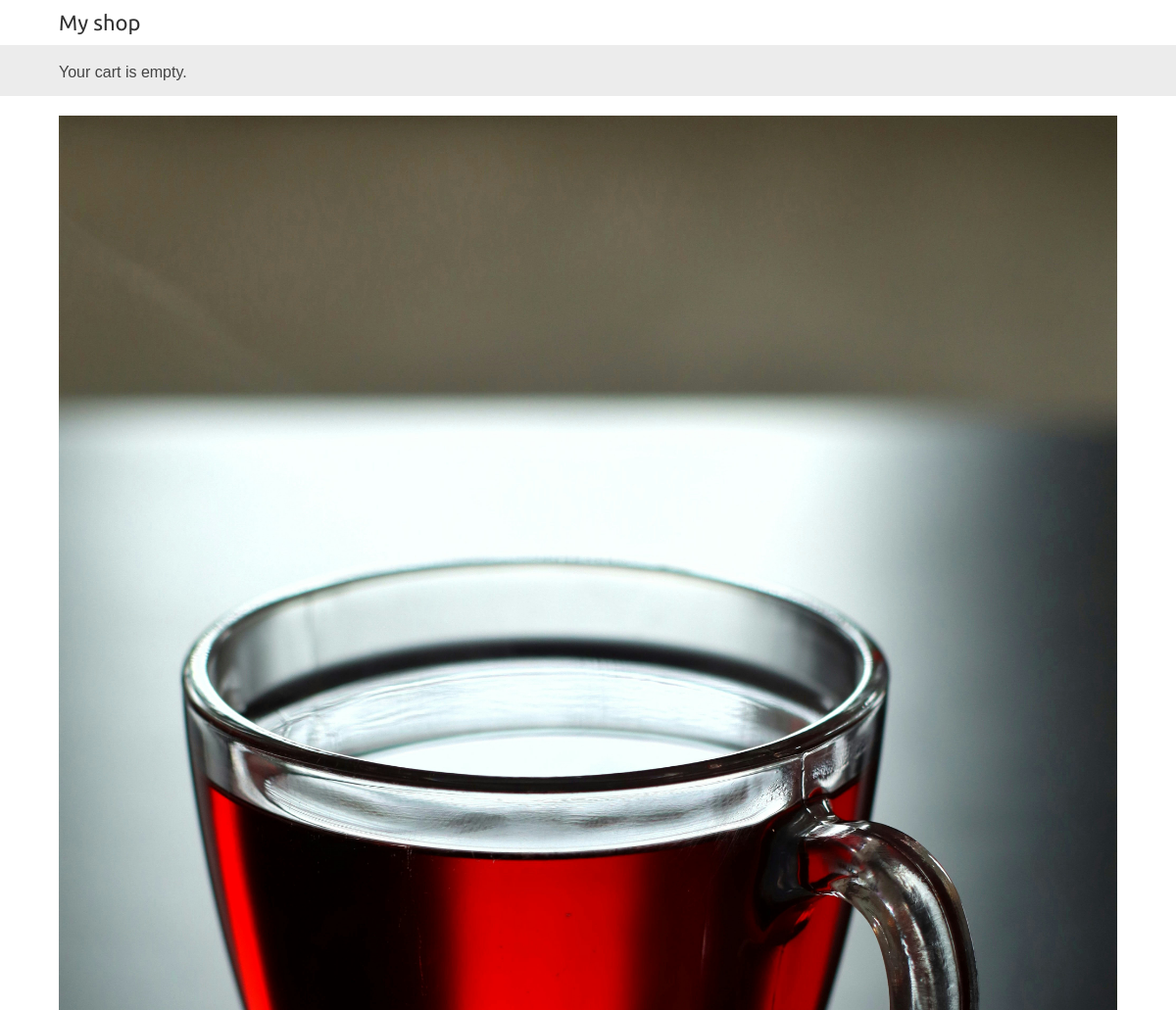
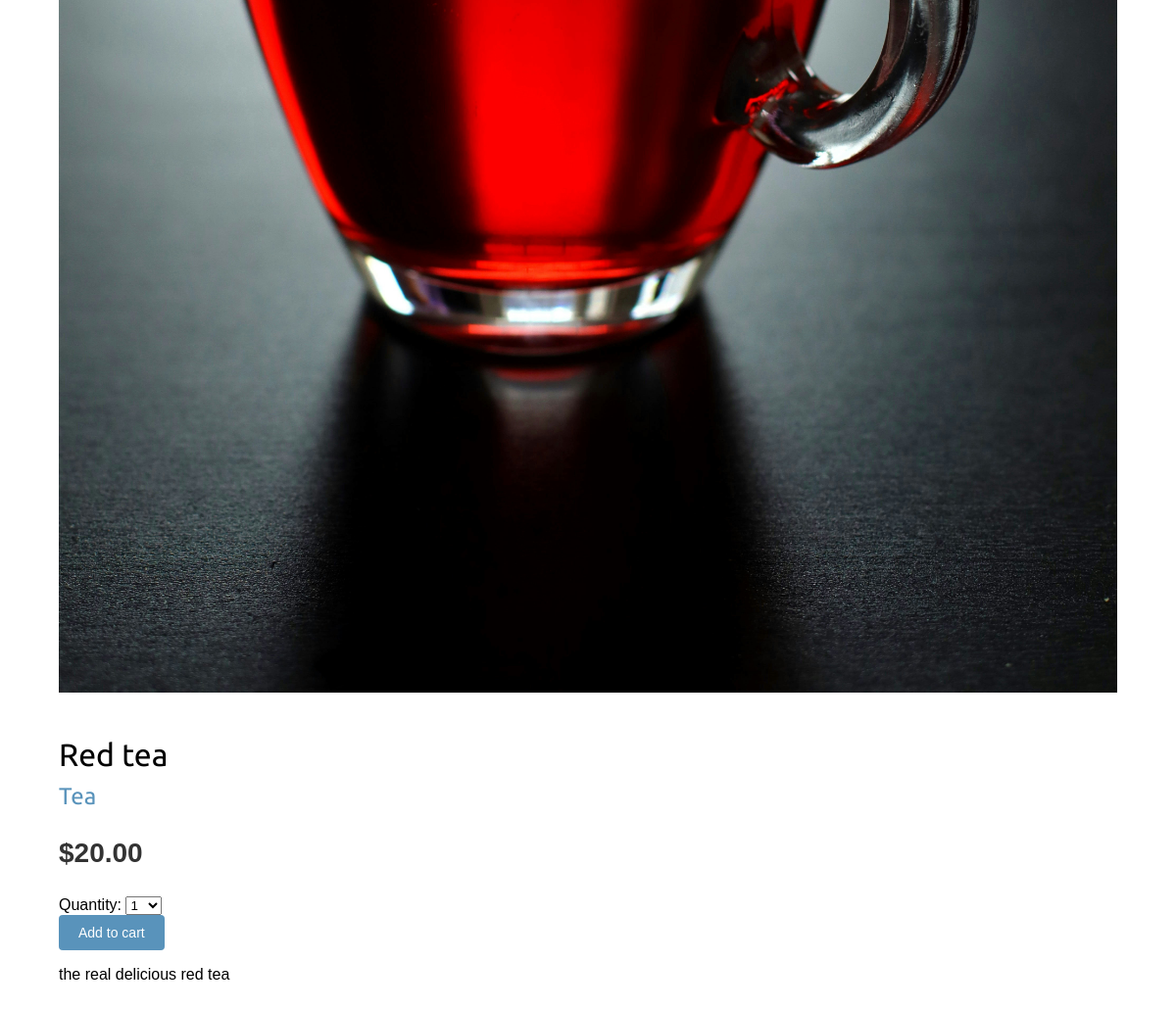
/2/red-tea/, run on the app's committed database (2 pictures, top to bottom).
### shop/models.py (models this page shows, shortened)
class Product(models.Model):
    category = models.ForeignKey(Category,
                                 related_name='products',
                                 on_delete=models.CASCADE)
    name = models.CharField(max_length=200)
    slug = models.SlugField(max_length=200)
    image= models.ImageField(upload_to='products/%Y/%m/%d',
                             blank=True)
    description = models.TextField(blank=True)
    price = models.DecimalField(max_digits=10,
                                decimal_places=2)
    available = models.BooleanField(default=True)
    created = models.DateTimeField(auto_now_add=True)
    updated = models.DateTimeField(auto_now=True)
    class Meta:
        ordering = ['name']
        indexes=[
            models.Index(fields=['id','slug']),
            models.Index(fields=['name']),
            models.Index(fields=['-created']),
        ]

class Category(models.Model):
    name = models.CharField(max_length=200)
    slug= models.SlugField(max_length=200,
                           unique=True)
    class Meta:
        ordering = ['name']
        indexes=[
            models.Index(fields=['name']),
        ]
        verbose_name='category'
        verbose_name_plural = 'categories'
    def __str__(self):
        return self.name
    def get_absolute_url(self):
        return reverse('shop:product_list_by_category',
                   args=[self.slug])

### shop/views.py (the view)
# urls.py: path('<int:id>/<slug:slug>/', views.product_detail,
def product_detail(request, id, slug):
    product = get_object_or_404(Product,id=id,
                                        slug=slug,
                                        available=True)
    cart_product_form = CartAddProductForm()
    return render(request,
    'shop/product/detail.html',
    {'product': product,
     'cart_product_form': cart_product_form})

### cart/forms.py
class CartAddProductForm(forms.Form):
    quantity = forms.TypedChoiceField(choices=PRODUCT_QUANTITY_CHOICES,coerce=int)
    override = forms.BooleanField(required=False,initial=False,widget=forms.HiddenInput)

### cart/cart.py (called while the page is built)
    def __len__(self):
        return sum(item['quantity'] for item in self.cart.values())

### cart/context_processors.py (called while the page is built)
def cart(request):
    return {'cart': Cart(request)}

### shop/templates/shop/product/detail.html (shortened to what this page needs)
{% extends "shop/base.html" %}
{% load static %}
{% block content %}
    <div class="product-detail">
        <img src="{% if product.image %}{{ product.image.url }}{% else %}
        {% static "img/no_image.png" %}{% endif %}">
        <h1>{{ product.name }}</h1>
        <h2>
            <a href="{{ product.category.get_absolute_url }}">
                {{ product.category }}
            </a>
        </h2>
        <p class="price">${{ product.price }}</p>
        <form action="{% url 'cart:cart_add' product.id %}" method="post">
            {{ cart_product_form }}
            <input type="submit" value="Add to cart">
        </form>
        {{ product.description|linebreaks }}
    </div>
{% endblock %}

### shop/static/css/base.css (style rules this page uses)
body { margin:0; padding:0; font-family:helvetica, sans-serif; overflow-x: hidden; }
h1, h2, h3, h4, h5 , h6 { font-family: 'Ubuntu', sans-serif; font-weight:normal; }
a { text-decoration:none; color:#5993bb; }
a.button, input[type="submit"] { color:#fff; background:#5993bb; border-radius:4px; padding:10px 20px; font-size:14px; border:0; }
.product-detail { text-align:justify; }
.product-detail .price { color:#333; font-size:28px; font-weight:bold; }
.product-detail img { width:100%; float:none; padding:0 20px 20px 0; }
.product-detail h1 { margin-bottom:0; }
.product-detail h2 { margin-top:10px; }

### data on the page
Product: image (picture), name "Red tea", category "Tea", price "20.00", description "the real delicious red tea"
